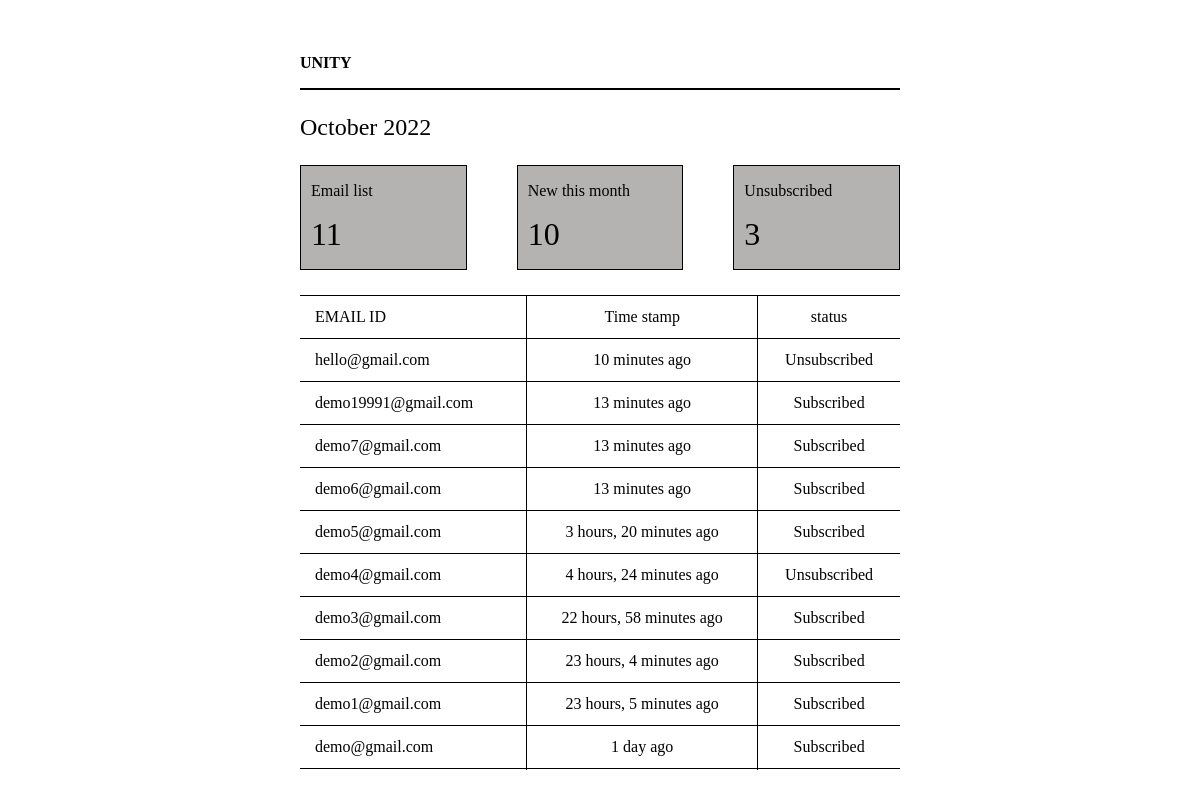
Screenshot of /unity/ with the database file from the repository.
### unity/models.py (models this page shows)
class SignUpEmail(models.Model):
    email = models.EmailField()
    add_date = models.DateTimeField(auto_now_add=True)
    subcriber = models.BooleanField(default=True)
    class Meta:
        ordering = ['-add_date']

### unity/views.py (the view)
# urls.py: path('', views.index, name="index"),
def index(request):
    currentMonth = date.today().strftime("%B %Y")
    emailListCount = SignUpEmail.objects.count()
    newThisMonth = SignUpEmail.objects.filter(add_date__month = utils.timezone.now().month).count()
    unsubscriber = SignUpEmail.objects.filter(subcriber__exact=False).count()
    listEmails = SignUpEmail.objects.all()
    context = {
        'currentMonth': currentMonth,
        'emailListCount': emailListCount,
        'newThisMonth': newThisMonth,
        'unsubscriber': unsubscriber,
        'listEmails': listEmails
    }
    return render(request, 'unity/listEmailView.html', context)

### unity/templates/unity/listEmailView.html (shortened to what this page needs)
{% load static %}
<link rel="stylesheet" href="{% static 'unity/index.css' %}"/>
<div class="container body-container">
    <div class="page-header">
        <p class="page-header-text">
            {{"Unity" | upper}}
        </p>
        <div class="divide"></div>
    </div>
    <div class="month-and-reload">
        <p>{{ currentMonth }}</p>
    </div>
    <div class="overview">
        <div class="overview-items">
            <p>Email list</p>
            <p class="number-text">{{ emailListCount }}</p>
        </div>
        <div class="overview-items">
            <p>New this month</p>
            <p class="number-text">{{ newThisMonth }}</p>
        </div>
        <div class="overview-items">
            <p>Unsubscribed</p>
            <p class="number-text">{{ unsubscriber }}</p>
        </div>
    </div>
    <div class="email-list">
        <table class="table-emails">
            <thead>
                <tr>
                    <th>{{ "email id" | upper }}</th>
                    <th>Time stamp</th>
                    <th>status</th>
                </tr>
            </thead>
            <tbody>
                {% for item in listEmails %}
                    <tr>
                        <td>{{item.email}}</td>
                        <td>{{item.add_date | timesince}} ago</td>
                        <td>
                            {% if item.subcriber %}
                                Subscribed
                            {% else %}
                                Unsubscribed
                            {% endif %}
                        </td>
                    </tr>
                {% endfor %}
            </tbody>
        </table>
    </div>
</div>

### unity/static/unity/index.css (style rules this page uses)
.container { height: 100%; width: 100%; font-size: 1rem; }
.body-container { max-width: 600px; margin: auto; }
.page-header { padding-top: 30px; }
.page-header-text { font-weight: bold; font-size: medium; }
.divide { border: 0.5px solid black; }
.month-and-reload p { font-size: x-large; font-weight: 400; }
.overview { display: flex; justify-content: space-between; gap: 50px; }
.overview-items { border: 1px solid black; background-color: #b5b2b2; padding: 0 10px; flex: 1 }
.number-text { font-size: 2rem; margin: 0; margin-bottom: 1rem; }
.email-list { height: 500px; overflow: auto; }
.table-emails { margin: 25px 0; width: 100%; border-collapse: collapse; overflow-y: auto; }
.table-emails th, td { padding: 12px 15px; text-align: center; font-weight: 300; border-top: 1px solid black; border-left: 1px solid black; }
.table-emails th:first-child, td:first-child { text-align: left; border-left: none; }

### rows the page displays
SignUpEmail: email "hello@gmail.com", add_date "10 minutes", subcriber "Unsubscribed"
SignUpEmail: email "demo19991@gmail.com", add_date "13 minutes", subcriber "Subscribed"
SignUpEmail: email "demo7@gmail.com", add_date "13 minutes", subcriber "Subscribed"
SignUpEmail: email "demo6@gmail.com", add_date "13 minutes", subcriber "Subscribed"
SignUpEmail: email "demo5@gmail.com", add_date "3 hours, 20 minutes", subcriber "Subscribed"
SignUpEmail: email "demo4@gmail.com", add_date "4 hours, 24 minutes", subcriber "Unsubscribed"
SignUpEmail: email "demo3@gmail.com", add_date "22 hours, 58 minutes", subcriber "Subscribed"
SignUpEmail: email "demo2@gmail.com", add_date "23 hours, 4 minutes", subcriber "Subscribed"
SignUpEmail: email "demo1@gmail.com", add_date "23 hours, 5 minutes", subcriber "Subscribed"
SignUpEmail: email "demo@gmail.com", add_date "1 day", subcriber "Subscribed"

### other values shown
{{ "Unity" | upper }} "UNITY"
{{ emailListCount }} "11"
{{ newThisMonth }} "10"
{{ unsubscriber }} "3"
{{ "email id" | upper }} "EMAIL ID"
